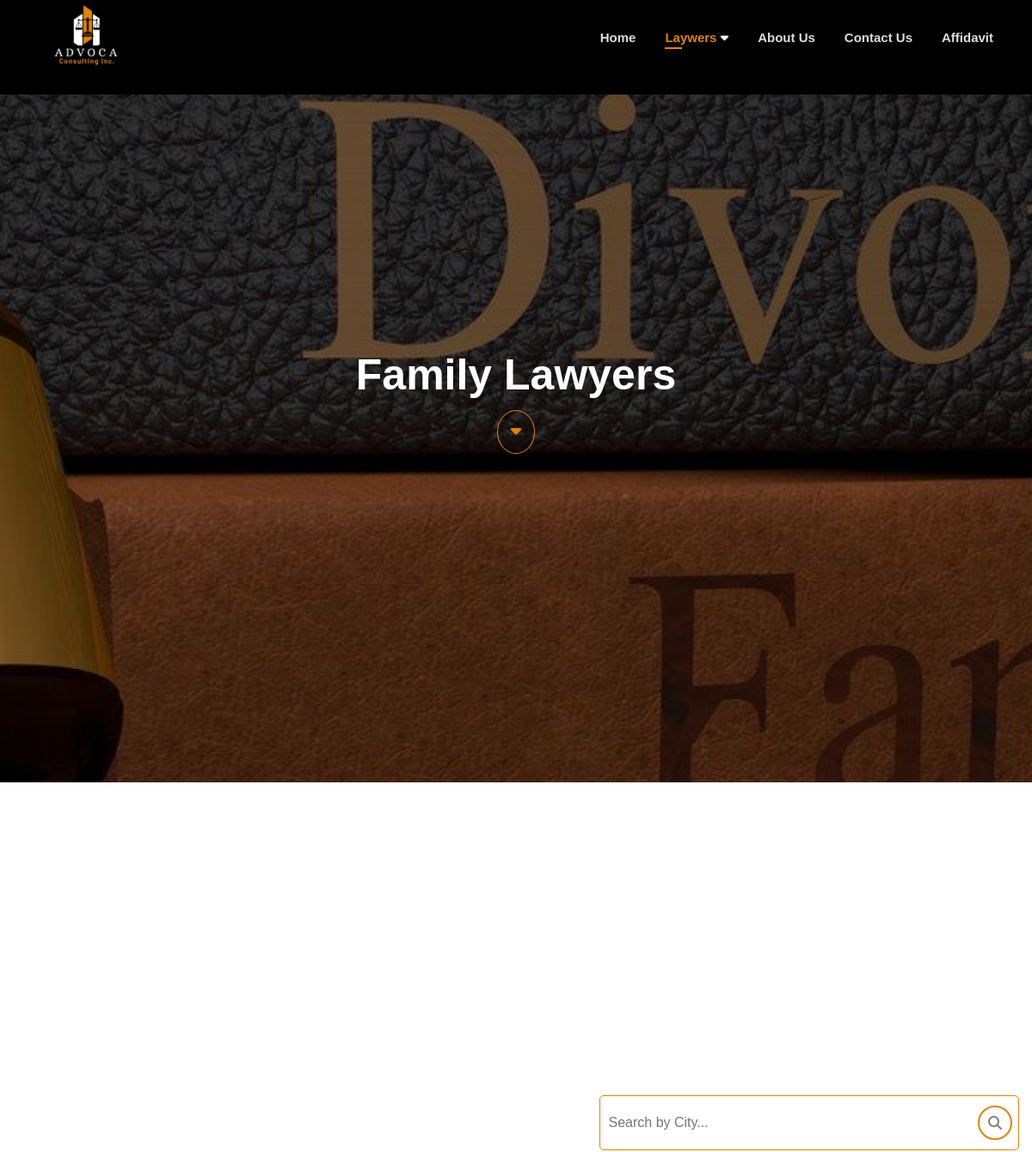
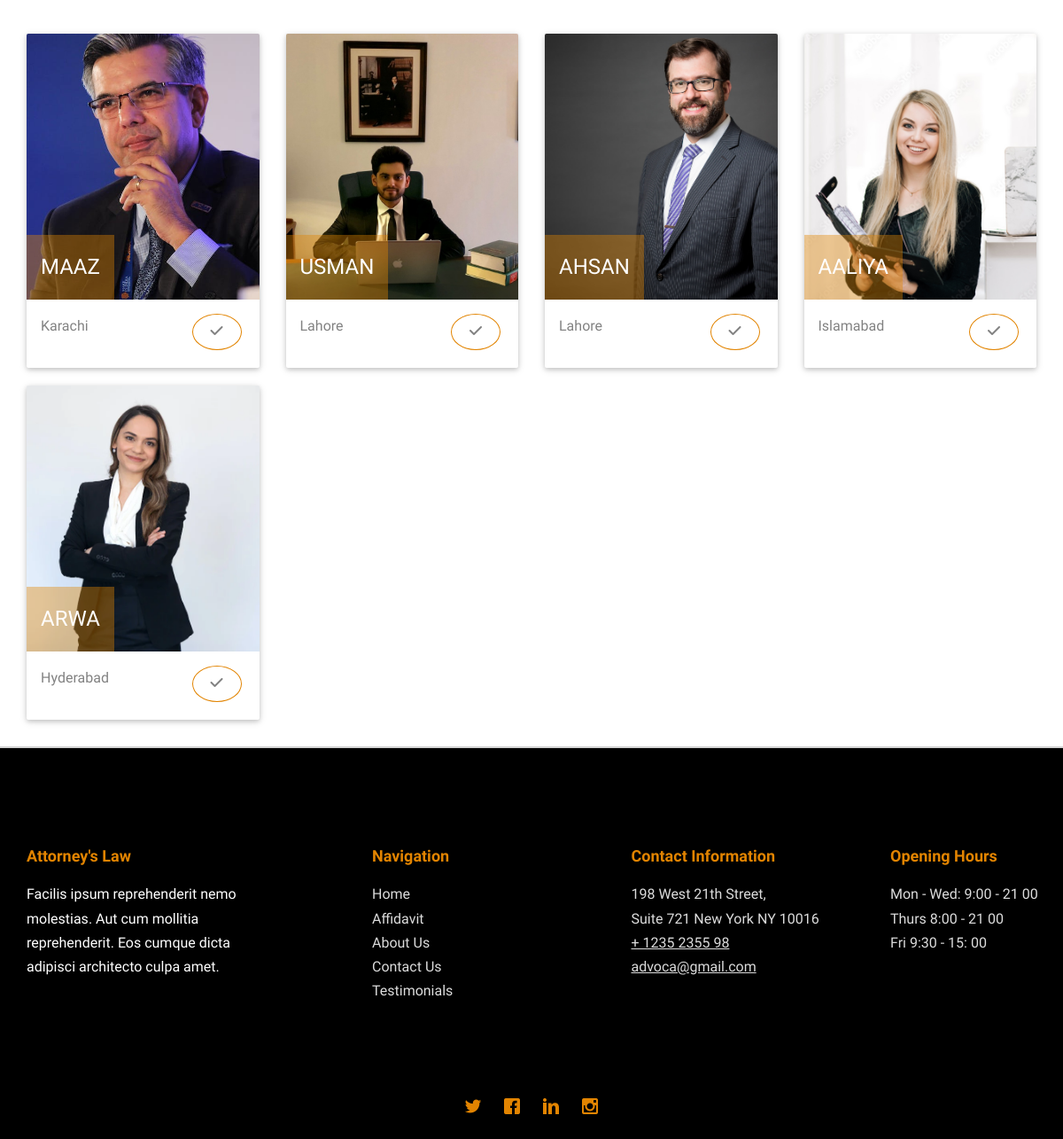
Screenshot of /law/familyLawyer.php with the database file from the repository (2 pictures, top to bottom).
### tables this page shows
CREATE TABLE `lawyerreg` (
  `id` int(255) NOT NULL,
  `Image` varchar(255) NOT NULL,
  `name` varchar(255) NOT NULL,
  `DOB` date NOT NULL,
  `f_hname` varchar(255) NOT NULL,
  `nationality` varchar(255) NOT NULL,
  `enroll_date` date NOT NULL,
  `type` varchar(255) NOT NULL,
  `status` varchar(255) NOT NULL,
  `work` varchar(255) NOT NULL,
  `education` varchar(255) NOT NULL,
  `certificate1` varchar(255) DEFAULT NULL,
  `certificate2` varchar(255) DEFAULT NULL,
  `further_edu` varchar(300) NOT NULL,
  `fee_voucher` varchar(255) DEFAULT NULL,
  `contact` varchar(255) NOT NULL,
  `email` varchar(255) DEFAULT NULL,
  `city` varchar(255) NOT NULL,
  `cnic_no` varchar(255) NOT NULL,
  `approval_status` varchar(255) DEFAULT NULL
);

### law/familyLawyer.php (the view, shortened to what this page needs)
<!DOCTYPE HTML>
<html>
<head>
    <link rel="stylesheet" href="https://pro.fontawesome.com/releases/v5.10.0/css/all.css" />
    <link rel="stylesheet" href="./assets/css/animate.css">
    <link rel="stylesheet" href="./assets/css/icomoon.css">
    <link rel="stylesheet" href="./assets/css/bootstrap.css">
    <link rel="stylesheet" href="./assets/css/magnific-popup.css">
    <link rel="stylesheet" href="./assets/css/owl.carousel.min.css">
    <link rel="stylesheet" href="./assets/css/owl.theme.default.min.css">
    <link rel="stylesheet" href="./assets/css/flexslider.css">
    <link rel="stylesheet" href="./assets/css/style.css">
</head>
<body>
<div id="page">
<div id="navBack">
<nav class="fh5co-nav" role="navigation" style="background-color:transparent;">
	<div class="top-menu" style="padding:10px 0px">
		<div class="container">
			<div class="row" style="background-color:transparent;">
				<div class="col-xs-2">
					<div id="fh5co-logo" style="margin-top:-30px;"><a href="./index.php"><img src="./assets/images/logo.png" alt="" width="120px" style="object-fit:cover;"></a></div>
				</div>
			<div class="col-xs-10 text-right menu-1">
				<ul style="margin-top:20px;">
					<li class="items"><a href="./index.php">Home</a></li>
<li class="items nav-item dropdown active">
<a class="dropdown-toggle" id="dropdownMenu2" data-toggle="dropdown" aria-haspopup="true" aria-expanded="false" style="font-weight:bold;font-color:gray;">
  Laywers <i class="fa-solid fa-caret-down" style="color: #ffffff;"></i>
</a>
                    </li>
					<li class="items"><a href="about.php">About Us</a></li>
					<li class="items"><a href="contact.php">Contact Us</a></li>
					<li class="items"><a href="affidavit.php">Affidavit</a></li>
        </ul>
			</div>
		</div>
	</div>
	</div>
</nav>
</div>
<aside id="fh5co-hero" class="js-fullheight">
<div class="flexslider js-fullheight">
<ul class="slides">
	<li style="background-image:url(./assets/images/familyban.jpeg);background-size:cover;background-position:center;background-attachment:fixed;position:relative;">
		<div class="container">
		<div class="row">
			<div class="col-md-8 col-md-offset-2 text-center js-fullheight slider-text">
			<div class="slider-text-inner">
				<h1 style="font-weight: 600; font-family: sans-serif;">Family Lawyers</h1>
				<a href="#section" style="border:1px solid #e28024;padding:15px;border-radius:50%;"><i class="fas fa-caret-down" style="font-size:20px;" class="animate__animated animate__shakeY"></i></a>
			</div>
			</div>
		</div>
	    </div>
	</li>
</ul>
</div>
</aside>
<section id="section">
<div id="fh5co-project">
<div class="container">
</div>
<div class="container">
    <div class="row" style="margin-bottom:20px;">
    <div class="col-md-7" style="visibility:hiddden;"></div>
        <div class="col-md-5 searhbar" style="">
            <input type="text" id="filterInput" placeholder="Search by City..." style="width:100%">
            <i class="fa fa-search"></i>
        </div>
    </div>
</div>
	<div class="container">
    <div class="row" id="lawyerTable">
        <?php
        include "../admin panel/conn.php";
        $sql = "SELECT * FROM `lawyerreg` WHERE type = 'family lawyer'";
        $result = mysqli_query($conn, $sql);
        while ($data = mysqli_fetch_assoc($result)) {
        ?>
            <div class="col-sm-3">
                <form action="./lawyerAppointment.php" method="post">
                    <div class="card">
                        <div class="card-image">
                            <img class="img-responsive" src="../admin panel/<?php echo $data["Image"]; ?>" height="300px">
                            <span class="card-title" style="background-color: rgba(226, 132, 1, 0.4);"><?php echo $data["name"] ?></span>
                        </div>
                        <div class="card-content" style="display:flex;justify-content:space-between;">
                            <span><?php echo $data["city"] ?></span>
                            <span><button type="submit" name="submit" class="btn" style="border-radius:50%;"><i class="fa fa-check"></i></button> </span>
                        </div>
                    </div>
                </form>
            </div>
        <?php
        }
        ?>
    </div>
</div>
</div>
</section>
<footer id="fh5co-footer" role="contentinfo">
<div class="container">
	<div class="row row-pb-md">
		<div class="col-md-3 fh5co-widget">
			<h4>Attorney's Law</h4>
			<p>Facilis ipsum reprehenderit nemo molestias. Aut cum mollitia reprehenderit. Eos cumque dicta
				adipisci architecto culpa amet.</p>
		</div>
		<div class="col-md-3 col-md-push-1">
			<h4>Navigation</h4>
			<ul class="fh5co-footer-links">
			  <li><a href="index.php">Home</a></li>
			  <li><a href="affidavit.php">Affidavit</a></li>
				<li><a href="about.php">About Us</a></li>
				<li><a href="contact.php">Contact Us</a></li>
        <li><a href="testimonials.php">Testimonials</a></li>
			</ul>
		</div>
		<div class="col-md-3 col-md-push-1 ftlink">
			<h4>Contact Information</h4>
			<ul class="fh5co-footer-links">
				<li>198 West 21th Street, <br> Suite 721 New York NY 10016</li>
				<li><a href="tel://1234567920">+ 1235 2355 98</a></li>
				<li><a href="mailto:info@yoursite.com">advoca@gmail.com</a></li>
			</ul>
		</div>
		<div class="col-md-3 col-md-push-1">
			<h4>Opening Hours</h4>
			<ul class="fh5co-footer-links">
				<li>Mon - Wed: 9:00 - 21 00</li>
				<li>Thurs 8:00 - 21 00</li>
				<li>Fri 9:30 - 15: 00</li>
			</ul>
		</div>
	</div>
	<div class="row copyright">
	    <div class="col-md-12 text-center">
			<p>
			<ul class="fh5co-social-icons">
				<li><a href="https://twitter.com/i/flow/login"><i class="icon-twitter"></i></a></li>
				<li><a href="https://www.facebook.com/login.php"><i class="icon-facebook"></i></a></li>
				<li><a href="https://www.linkedin.com/login"><i class="icon-linkedin"></i></a></li>
				<li><a href="#"><i class="icon-instagram"></i></a></li>
			</ul>
			</p>
		</div>
	</div>
</div>
</footer>
</div>
</body>
</html>

### law/assets/css/icomoon.css (style rules this page uses)
[class^="icon-"], [class*=" icon-"] { font-family: 'icomoon' !important; speak: none; font-style: normal; font-weight: normal; font-variant: normal; text-transform: none; line-height: 1; -webkit-font-smoothing: antialiased; -moz-osx-font-smoothing: grayscale; }
.icon-facebook:before { content: "\ea67"; }
.icon-instagram:before { content: "\ea6f"; }
.icon-linkedin:before { content: "\ea73"; }
.icon-twitter:before { content: "\ea7c"; }

### law/assets/css/flexslider.css (style rules this page uses)
.slides, .slides > li, .flex-control-nav, .flex-direction-nav { margin: 0; padding: 0; list-style: none; }
.flexslider { margin: 0; padding: 0; }
.flexslider .slides > li { display: none; -webkit-backface-visibility: hidden; }
.flexslider .slides:after { display: block; clear: both; visibility: hidden; line-height: 0; height: 0; }
.flexslider { margin: 0 0 60px; background: #ffffff; border: 4px solid #ffffff; position: relative; zoom: 1; -webkit-border-radius: 4px; -moz-border-radius: 4px; border-radius: 4px; -webkit-box-shadow: '' 0 1px 4px rgba(0, 0, 0, 0.2); -moz-box-shadow: '' 0 1px 4px rgba(0, 0, 0, 0.2); -o-box-shadow: '' 0 1px 4px rgba(0, 0, 0, 0.2); box-shadow: '' 0 1px 4px rgba(0, 0, 0, 0.2); }
.flexslider .slides { zoom: 1; }

### law/familyLawyer.php (style rules this page uses)
.items a { color:gainsboro !important; }
#fh5co-footer .fh5co-footer-links li a { color: gainsboro !important; }
#fh5co-footer .ftlink li a { color: gainsboro !important; text-decoration: underline; }
html { scroll-behavior: smooth; }
.card { box-shadow: 0 2px 5px 0 rgba(0, 0, 0, 0.16), 0 2px 10px 0 rgba(0, 0, 0, 0.12); }
.card { margin-top: 20px; box-sizing: border-box; border-radius: 2px; background-clip: padding-box; min-height:350px; transition: transform 0.3s ease, box-shadow 0.3s ease; position: relative; }
.card span.card-title { color: #fff; font-size: 24px; font-weight: 300; text-transform: uppercase; }
.card .card-image { position: relative; overflow: hidden; }
.card .card-image img { border-radius: 2px 2px 0 0; background-clip: padding-box; position: relative; z-index: -1; }
.card .card-image span.card-title { position: absolute; bottom: 0; left: 0; padding: 16px; }
.card .card-content { padding: 16px; border-radius: 0 0 2px 2px; background-clip: padding-box; box-sizing: border-box; }
.btn { background: #fff; border: 1px solid #e28401; border-radius: 0px }
.card-title { position: relative; z-index: 1; color: #fff; font-size: 24px; font-weight: 300; text-transform: uppercase; }
#filterInput { border: 0px !important; }
.searhbar { border-radius: 5px; border: 1px solid #e28401; padding: 7px; display: flex; justify-content: space-between;:center; }
.searhbar input { color: black; font-weight: 540; font-family: sans-serif; }
.searhbar i { color: gray; font-size: 16px; margin: 4px 0; background-color: transparent; padding: 10px; border-radius: 50%; cursor: pointer; border: 2px solid #e28401; transition: 0.3s ease; }

### rows the page displays
lawyerreg: Image (picture), name "MAAZ", city "Karachi"
lawyerreg: Image (picture), name "USMAN", city "Lahore"
lawyerreg: Image (picture), name "AHSAN", city "Lahore"
lawyerreg: Image (picture), name "AALIYA", city "Islamabad"
lawyerreg: Image (picture), name "ARWA", city "Hyderabad"
